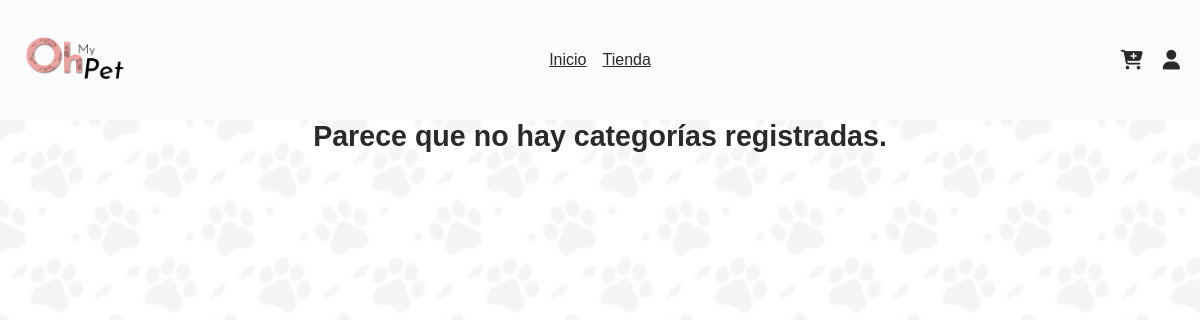
Before: /categories/ (signed in) with the older database file.
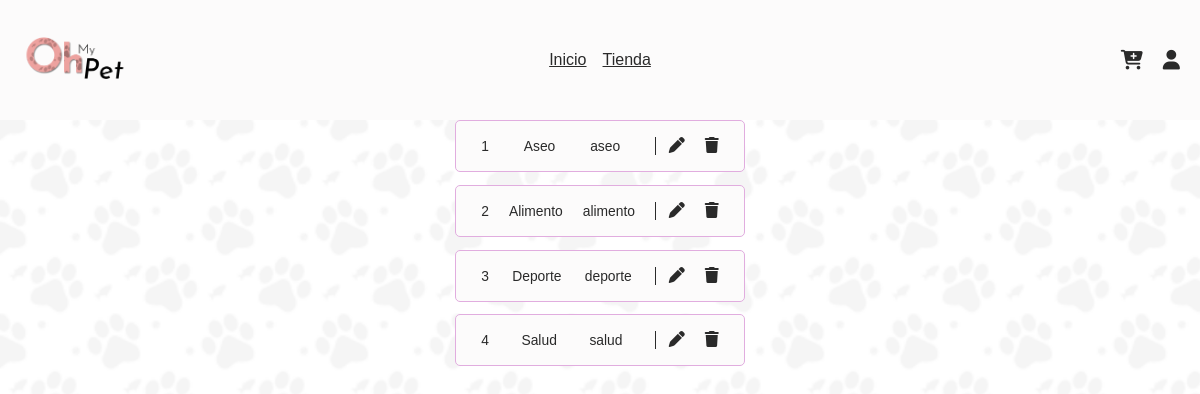
After: the same page with the newer database file.
### tables this page shows
CREATE TABLE categories (
  id int auto_increment NOT NULL,
  name varchar(50) NOT NULL,
  slug varchar(50) NOT NULL,
  PRIMARY KEY(id)
);

### index.php (called while the page is built, shortened)
<?php require_once "inc/templates/header.php" ?>
<?php require_once "inc/templates/content.php" ?>
<?php require_once "inc/templates/footer.php" ?>

### src/functions.php (called while the page is built, shortened)
<?php
require_once "db.php";
function get_categories(int $id = null): array
{
  global $pdo;
  $result = [];
  $query = "SELECT * FROM categories";
  $sth = $pdo->prepare($query);
  try {
    $sth->execute();
    $result = $sth->fetchAll();
  } finally {
    return $result;
  }
}

### inc/pages/admin/categories.php (the view, shortened to what this page needs)
<?php $categories = get_categories(); ?>
<div class="Categories">
  <?php if (empty($categories)): ?>
    <h1 class="Categories__title"> Parece que no hay categorías registradas.</h1>
  <?php else: ?>
    <ul class="List">
      <?php foreach ($categories as $category): ?>
        <li class="List__item">
          <span class="List__text"> <?php echo $category->id; ?> </span>
          <span class="List__text"> <?php echo $category->name; ?> </span>
          <span class="List__text"> <?php echo $category->slug; ?> </span>
          <div class="List__actions">
            <div class="List__edit" data-item="<?php echo $category->id; ?>">
              <i class="fa fa-pen"></i>
            </div>
            <a href="<?php echo SITE_URI . "c/categories/delete/$category->id/"; ?>" class="List__delete">
              <i class="fa fa-trash"></i>
            </a>
          </div>
        </li>
      <?php endforeach; ?>
    </ul>
  <?php endif; ?>
</div>

Changed rows visible on the page:
added categories: id "1", name "Aseo", slug "aseo"
added categories: id "2", name "Alimento", slug "alimento"
added categories: id "3", name "Deporte", slug "deporte"
added categories: id "4", name "Salud", slug "salud"
Other visible differences:
text no longer shown: "Parece que no hay categorías registradas."
